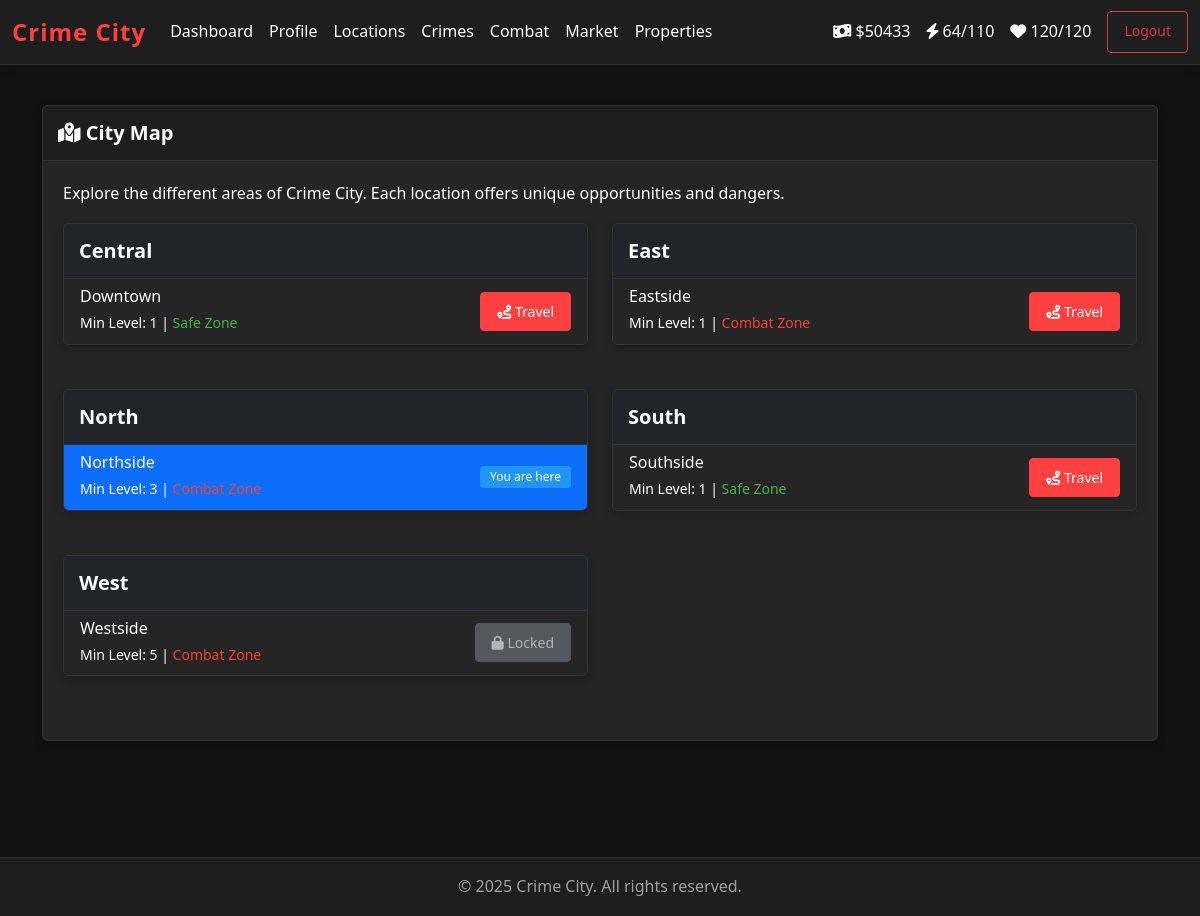
/locations/ (signed in), run on the app's committed database.
### game/models/player.py (models this page shows, shortened)
class Player(models.Model):
    user = models.OneToOneField(User, on_delete=models.CASCADE, related_name='player')
    nickname = models.CharField(max_length=50, unique=True)
    level = models.PositiveIntegerField(default=1)
    experience = models.PositiveIntegerField(default=0)
    cash = models.BigIntegerField(default=1000)
    bank_balance = models.BigIntegerField(default=0)
    strength = models.PositiveIntegerField(default=10)
    defense = models.PositiveIntegerField(default=10)
    speed = models.PositiveIntegerField(default=10)
    dexterity = models.PositiveIntegerField(default=10)
    intelligence = models.PositiveIntegerField(default=10)
    energy = models.PositiveIntegerField(default=100)
    max_energy = models.PositiveIntegerField(default=100)
    health = models.PositiveIntegerField(default=100)
    max_health = models.PositiveIntegerField(default=100)
    current_location = models.ForeignKey(
        'Location',
        on_delete=models.SET_NULL,
        null=True,
        related_name='players_present'
    )
    is_in_hospital = models.BooleanField(default=False)
    hospital_release_time = models.DateTimeField(null=True, blank=True)
    is_in_jail = models.BooleanField(default=False)
    jail_release_time = models.DateTimeField(null=True, blank=True)
    created_at = models.DateTimeField(default=timezone.now)
    last_energy_refill = models.DateTimeField(default=timezone.now)
    last_health_refill = models.DateTimeField(default=timezone.now)
    def regenerate_energy(self):
        now = timezone.now()
        time_diff = now - self.last_energy_refill
        energy_to_add = min(
            self.max_energy - self.energy,
            time_diff.total_seconds() // 300
        )
        if energy_to_add > 0:
            self.energy += int(energy_to_add)
            self.last_energy_refill = now - timezone.timedelta(
                seconds=(time_diff.total_seconds() % 300)
            )
            self.save()
    def regenerate_health(self):
        now = timezone.now()
        time_diff = now - self.last_health_refill
        health_to_add = min(
            self.max_health - self.health,
            time_diff.total_seconds() // 600
        )
        if health_to_add > 0:
            self.health += int(health_to_add)
            self.last_health_refill = now - timezone.timedelta(
                seconds=(time_diff.total_seconds() % 600)
            )
            self.save()
    def check_status(self):
        now = timezone.now()
        if self.is_in_hospital and now >= self.hospital_release_time:
            self.is_in_hospital = False
            self.health = self.max_health
            self.hospital_release_time = None
        if self.is_in_jail and now >= self.jail_release_time:
            self.is_in_jail = False
            self.jail_release_time = None
        if self.is_in_hospital or self.is_in_jail:
            self.save()
    class Meta:
        db_table = 'game_player'

### game/models/location.py (models this page shows, shortened)
class Location(models.Model):
    name = models.CharField(max_length=100)
    description = models.TextField()
    image = models.CharField(max_length=200, null=True, blank=True)  # Path to image
    is_safe_zone = models.BooleanField(default=False)  # No PvP combat allowed
    energy_cost = models.PositiveIntegerField(default=1)  # Energy cost to perform actions here
    min_level = models.PositiveIntegerField(default=1)  # Minimum player level to access
    district = models.CharField(max_length=100, null=True, blank=True)
    class Meta:
        db_table = 'game_location'

### game/views/player_views.py (the view)
# urls.py: path('locations/', locations_view, name='locations'),
@login_required
def locations_view(request):
    player = request.user.player
    locations = Location.objects.all().order_by('district', 'name')
    districts = {}
    for location in locations:
        if location.district not in districts:
            districts[location.district] = []
        districts[location.district].append(location)
    context = {
        'player': player,
        'districts': districts
    }
    return render(request, 'game/locations.html', context)

### game/templates/game/locations.html (shortened to what this page needs)
{% extends "game/base.html" %}
{% block content %}
<div class="row">
    <div class="col-md-12 mb-4">
        <div class="card">
            <div class="card-header">
                <h5 class="mb-0"><i class="fas fa-map-marked-alt"></i> City Map</h5>
            </div>
            <div class="card-body">
                <p>Explore the different areas of Crime City. Each location offers unique opportunities and dangers.</p>
                <div class="row">
                    {% for district, locations in districts.items %}
                    <div class="col-md-6 mb-4">
                        <div class="card">
                            <div class="card-header bg-dark text-white">
                                <h5 class="mb-0">{{ district }}</h5>
                            </div>
                            <div class="card-body p-0">
                                <div class="list-group list-group-flush">
                                    {% for location in locations %}
                                    <div class="list-group-item {% if player.current_location.id == location.id %}active{% endif %}">
                                        <div class="d-flex justify-content-between align-items-center">
                                            <div>
                                                <h6 class="mb-1">{{ location.name }}</h6>
                                                <small>
                                                    Min Level: {{ location.min_level }} |
                                                    {% if location.is_safe_zone %}
                                                    <span class="text-success">Safe Zone</span>
                                                    {% else %}
                                                    <span class="text-danger">Combat Zone</span>
                                                    {% endif %}
                                                </small>
                                            </div>
                                            {% if player.current_location.id != location.id %}
                                            <div>
                                                {% if player.level >= location.min_level %}
                                                <a href="{% url 'travel' location_id=location.id %}" class="btn btn-sm btn-primary">
                                                    <i class="fas fa-route"></i> Travel
                                                </a>
                                                {% else %}
                                                <button class="btn btn-sm btn-secondary" disabled>
                                                    <i class="fas fa-lock"></i> Locked
                                                </button>
                                                {% endif %}
                                            </div>
                                            {% else %}
                                            <span class="badge bg-info">You are here</span>
                                            {% endif %}
                                        </div>
                                    </div>
                                    {% endfor %}
                                </div>
                            </div>
                        </div>
                    </div>
                    {% empty %}
                    <div class="col-12">
                        <div class="alert alert-warning">
                            No locations available. Please check back later.
                        </div>
                    </div>
                    {% endfor %}
                </div>
            </div>
        </div>
    </div>
</div>
{% endblock %}

### game/templates/game/base.html (shortened to what this page needs)
{% load game_extras %}
{% load static %}
<!DOCTYPE html>
<html lang="en">
<head>
    <link href="https://cdn.jsdelivr.net/npm/bootstrap@5.3.0/dist/css/bootstrap.min.css" rel="stylesheet">
    <link rel="stylesheet" href="https://cdnjs.cloudflare.com/ajax/libs/font-awesome/6.0.0-beta3/css/all.min.css">
    <link rel="stylesheet" href="{% static 'css/style.css' %}">
</head>
<body>
    {% if user.is_authenticated %}
    <nav class="navbar navbar-expand-lg navbar-dark">
        <div class="container-fluid">
            <a class="navbar-brand" href="{% url 'dashboard' %}">Crime City</a>
            <div class="collapse navbar-collapse" id="navbarNav">
                <ul class="navbar-nav me-auto">
                    <li class="nav-item">
                        <a class="nav-link" href="{% url 'dashboard' %}">Dashboard</a>
                    </li>
                    <li class="nav-item">
                        <a class="nav-link" href="{% url 'profile' %}">Profile</a>
                    </li>
                    <li class="nav-item">
                        <a class="nav-link" href="{% url 'locations' %}">Locations</a>
                    </li>
                    <li class="nav-item">
                        <a class="nav-link" href="{% url 'crimes' %}">Crimes</a>
                    </li>
                    <li class="nav-item">
                        <a class="nav-link" href="{% url 'combat' %}">Combat</a>
                    </li>
                    <li class="nav-item">
                        <a class="nav-link" href="{% url 'market' %}">Market</a>
                    </li>
                    <li class="nav-item">
                        <a class="nav-link" href="{% url 'property' %}">Properties</a>
                    </li>
                </ul>
                <div class="d-flex" id="playerStats">
                    <div class="navbar-text me-3">
                        <i class="fa-solid fa-money-bill-wave"></i> $<span id="player-cash" data-player-stat="cash">{% if player %}{{ player.cash }}{% else %}0{% endif %}</span>
                    </div>
                    <div class="navbar-text me-3">
                        <i class="fa-solid fa-bolt"></i> <span id="player-energy" data-player-stat="energy">{% if player %}{{ player.energy }}/{{ player.max_energy }}{% else %}0/0{% endif %}</span>
                    </div>
                    <div class="navbar-text me-3">
                        <i class="fa-solid fa-heart"></i> <span id="player-health-stat" data-player-stat="health">{% if player %}{{ player.health }}/{{ player.max_health }}{% else %}0/0{% endif %}</span>
                    </div>
                    <a class="btn btn-outline-danger btn-sm" href="{% url 'logout' %}">Logout</a>
                </div>
            </div>
        </div>
    </nav>
    {% endif %}
    <main class="container py-4">
        {% block content %}{% endblock %}
    </main>
    <footer class="mt-5 py-3 text-center">
        <div class="container">
            <p class="mb-0">&copy; {% now "Y" %} Crime City. All rights reserved.</p>
        </div>
    </footer>
</body>
</html>

### static/css/style.css (style rules this page uses)
:root { --primary-bg: #121212; --secondary-bg: #1e1e1e; --card-bg: #252525; --accent-color: #ff4040; --text-color: #ffffff; --text-muted: #a0a0a0; --border-color: #353535; --success-color: #4CAF50; --warning-color: #FFC107; --danger-color: #F44336; --info-color: #2196F3; }
body { background-color: var(--primary-bg); color: var(--text-color); font-family: 'Segoe UI', Tahoma, Geneva, Verdana, sans-serif; line-height: 1.6; }
a { color: var(--accent-color); text-decoration: none; transition: all 0.2s ease; }
.text-white { color: var(--text-color) !important; }
.text-success { color: var(--success-color) !important; }
.text-danger { color: var(--danger-color) !important; }
.navbar { background-color: var(--secondary-bg) !important; border-bottom: 1px solid var(--border-color); box-shadow: 0 2px 10px rgba(0, 0, 0, 0.2); }
.navbar-brand { color: var(--accent-color) !important; font-weight: bold; font-size: 1.5rem; letter-spacing: 1px; }
.navbar-dark .navbar-nav .nav-link { color: var(--text-color); }
.navbar-text { color: var(--text-color) !important; }
.card { background-color: var(--card-bg); border: 1px solid var(--border-color); box-shadow: 0 4px 10px rgba(0, 0, 0, 0.2); margin-bottom: 20px; border-radius: 6px; overflow: hidden; color: var(--text-color); }
.card-header { background-color: var(--secondary-bg); border-bottom: 1px solid var(--border-color); padding: 15px; color: var(--text-color); }
.card-header h4, .card-header h5 { margin-bottom: 0; font-weight: 600; color: var(--text-color); }
.card-body { padding: 20px; color: var(--text-color); }
.card-body strong, .card-body span, .card-body li, .card-body p, .card-body div { color: var(--text-color); }
.btn { border-radius: 4px; padding: 8px 16px; transition: all 0.2s ease; font-weight: 500; }
.btn-primary { background-color: var(--accent-color); border-color: var(--accent-color); color: white; }
.badge { font-weight: 500; padding: 5px 10px; border-radius: 4px; }
.bg-info { background-color: var(--info-color) !important; }
.list-group-item { background-color: var(--card-bg); color: var(--text-color); border-color: var(--border-color); }
footer { background-color: var(--secondary-bg) !important; border-top: 1px solid var(--border-color); color: var(--text-muted); }

### data on the page
Player: cash "50433", energy "64", max_energy "110", health "120", max_health "120"
Location: district "Central", name "Downtown", min_level "1", is_safe_zone "Safe Zone", shows "Travel"
Location: district "East", name "Eastside", min_level "1", is_safe_zone "Combat Zone", shows "Travel"
Location: district "North", name "Northside", min_level "3", is_safe_zone "Combat Zone", shows "You are here"
Location: district "South", name "Southside", min_level "1", is_safe_zone "Safe Zone", shows "Travel"
Location: district "West", name "Westside", min_level "5", is_safe_zone "Combat Zone", shows "Locked"
